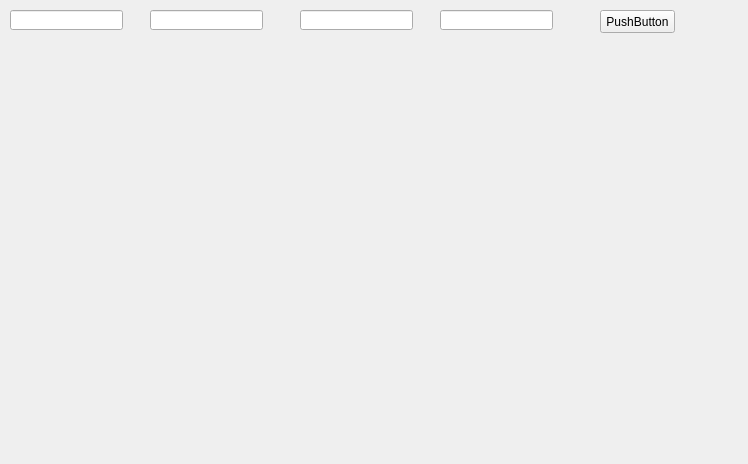
<?xml version="1.0" encoding="UTF-8"?>
<ui version="4.0">
 <class>Widget</class>
 <widget class="QWidget" name="Widget">
  <property name="geometry">
   <rect>
    <x>0</x>
    <y>0</y>
    <width>748</width>
    <height>464</height>
   </rect>
  </property>
  <property name="windowTitle">
   <string>Widget</string>
  </property>
  <widget class="QLineEdit" name="lineEdit">
   <property name="geometry">
    <rect>
     <x>10</x>
     <y>10</y>
     <width>113</width>
     <height>20</height>
    </rect>
   </property>
  </widget>
  <widget class="QLineEdit" name="lineEdit_2">
   <property name="geometry">
    <rect>
     <x>150</x>
     <y>10</y>
     <width>113</width>
     <height>20</height>
    </rect>
   </property>
  </widget>
  <widget class="QPushButton" name="pushButton">
   <property name="geometry">
    <rect>
     <x>600</x>
     <y>10</y>
     <width>75</width>
     <height>23</height>
    </rect>
   </property>
   <property name="text">
    <string>PushButton</string>
   </property>
  </widget>
  <widget class="QLineEdit" name="lineEdit_3">
   <property name="geometry">
    <rect>
     <x>300</x>
     <y>10</y>
     <width>113</width>
     <height>20</height>
    </rect>
   </property>
  </widget>
  <widget class="QLineEdit" name="lineEdit_4">
   <property name="geometry">
    <rect>
     <x>440</x>
     <y>10</y>
     <width>113</width>
     <height>20</height>
    </rect>
   </property>
  </widget>
 </widget>
 <layoutdefault spacing="6" margin="11"/>
 <resources/>
 <connections/>
</ui>
